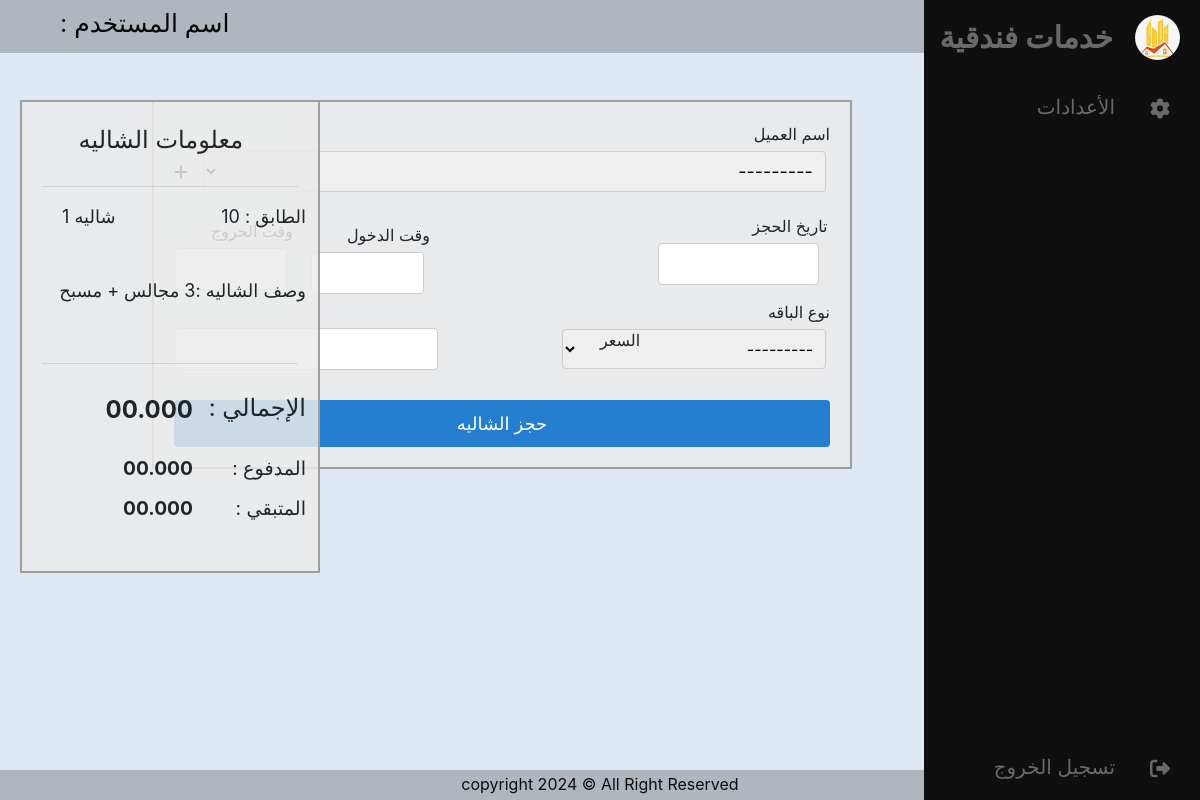
Screenshot of /chalih_book/4 with the database file from the repository.
### system/models.py (models this page shows, shortened)
class Apartmint_chalit(models.Model):
     towers = models.ForeignKey(Towers,on_delete=models.CASCADE,verbose_name='البرج')
     apa_cha_status = models.BooleanField(null=True,verbose_name='الحاله')
     class Meta:
         verbose_name_plural = 'الشقق والشاليهات'
         verbose_name = 'شقه او شاليه'

class Chalets(Apartmint_chalit):
     cha_name = models.CharField(max_length=20,null=False,verbose_name='اسم الشاليه')
     cha_floor = models.CharField(max_length=20,null=True,verbose_name='الطابق')
     cha_discrip = models.TextField(max_length=50,null=True,verbose_name='الوصف')
     cha_status = models.BooleanField(default=True)
     cha_add_datetime = models.DateTimeField(default=datetime.now,verbose_name='تاريخ ووقت الأضافه')
     user = models.ForeignKey(User, on_delete=models.CASCADE,verbose_name='المستخدم')
     def __str__(self):
         return self.cha_name
     class Meta:
         verbose_name_plural = 'الشاليهات'
         verbose_name = 'شاليه'

### system/views.py (the view)
# urls.py: path('chalih_book/<int:id>',views.chalih_book, name='chalih_book'),
def chalih_book(request, id):
    user = request.user
    group = user.groups.all()
    cha_cus = {
        'bookch': Chalets.objects.get(id=id),
        'bunc' : Bunch.objects.all(),
        'form': chbook({'chalits':id }),
        'gr':group, 'u':user,
    }
    if request.method == 'POST':
        addbook = chbook(request.POST)
        if addbook.is_valid():
            addbook.save()
            return redirect('chalih_bookings')
    return render(request, 'pages/booking/chalih_book.html', cha_cus)

### system/form.py
class chbook(forms.ModelForm):
    class Meta:
        model = Reservecha
        fields = [
            'chalits',
            'customers',
            'bunch',
            'res_cha_date',
            'login_time',
            'exit_time',
            'res_cha_price',
            'user',
        ]
        widgets = {
            'customers': forms.Select(attrs={'class':'fullname'}),
            'bunch': forms.Select(attrs={'class':'from-control'}),
            'res_cha_date': forms.DateInput(),
            'login_time': forms.TimeInput(attrs={'class':'rescha'}),
            'exit_time': forms.TimeInput(attrs={'class':'rescha'}),
            'res_cha_price': forms.TextInput(attrs={'class':'rescha'}),
        }

### system/models.py (called while the page is built)
     def __str__(self):
         return self.bun_name

     def __str__(self):
         return self.cus_name

### templates/pages/booking/chalih_book.html (shortened to what this page needs)
{% extends 'base.html' %}
{% block content%}
<form class="form_CB" method="POST" dir="rtl">
              <div class="input-field_CB2" style="direction: rtl;">
                <label class="label_CB3" style="margin-left: 530px;">{{form.customers.label}}</label>
               {{form.customers}}
               <a href="{% url 'clientdata' %}" style=" color: #000;">
                <i class="fas fa-add"></i>
                </a>
               </div>
               <div class="section_CB3">
                  <div class="input-field_CB2" style=" position: relative; left: 360px; bottom: 5px; width: 170px;">
                  <label class="label_CB3">{{form.res_cha_date.label}} </label>
                  {{form.res_cha_date}}
                  </div>
                  <div class="input-field_CB2" style="top: 223px; position: absolute; right: 770px; width: 119px;">
                  <label class="label_CB3"> {{form.login_time.label}} </label>
                  {{form.login_time}}
                  </div>
                </div>
                <div class="section_CB3">
                  <div class="input-field_CB2"  style="margin-top: 17px; width: 119px;">
                    <label class="label_CB3">{{form.exit_time.label}}</label>
                    {{form.exit_time}}
                    </div>
                </div>
                <div class="section_B5">
                  <div class="input-field_CB2" style=" width: 330px; ">
                    <label class="label_CB3">{{form.bunch.label}}</label>
                    {{form.bunch}}
                  </div>
                  <div class="input-field_CB2" style="margin-right: 100px; margin-top: 28px; " >
                    <label class="label_CB3" style="position: absolute; left: 600px;">{{form.res_cha_price.label}}</label>
                    {{form.res_cha_price}}
                  </div>
                </div>
  <div class="button-container_CB5" style="margin-top: 20px;">
    <button type="submit" class="button_CB5">حجز الشاليه</button>
  </div>
  <div class="container_B9" style="height: 473px; width: 300px;" >
    <label class="label_B9" style="position: absolute; right: 5px;">معلومات الشاليه</label> <br><br>
    <hr>
    <label class="label_B9_1" style="position: absolute; right: 2px"> الطابق :   {{bookch.cha_floor}}</label>
    <label class="label_B9_1" style="position: absolute; left: 40px;">   {{bookch.cha_name}}   </label>
    <label class="label_B9_1"  style="position: absolute; top: 150px; right: 2px; margin-top: 25px;"> وصف الشاليه :{{bookch.cha_discrip}} </label><br>
    <br> <br> <br> <br> <br> <hr> <br>
    <label class="label_B9_1" style="font-size: x-large;padding-top: 10px; position: absolute; right: 2px; bottom: 137px;"> الإجمالي  : </label>
    <label class="label_B9_1" id="price" style="font-size: x-large; font-weight: bold; margin-top: 10px;position: absolute; right: 115px;bottom: 135px;">00.000 </label> <br>
    <label class="label_B9_1" style="font-size: larger;position: absolute; bottom: 80px; right: 2px;">المدفوع :</label>
    <label class="label_B9_1" style="font-size: larger; font-weight: bold; margin-top: 10px;position: absolute; right: 115px;bottom: 80px;">00.000 </label>
    <label class="label_B9_1" style="font-size: larger;position: absolute; bottom: 40px; right: 2px;">المتبقي :</label>
    <label class="label_B9_1" style="font-size: larger; font-weight: bold; margin-top: 10px;position: absolute; right: 115px;bottom: 40px;">00.000 </label>
  </div>
</form>
{% endblock %}

### hotel_system/static/css/style.css (style rules this page uses)
* { margin: 0; padding: 0; text-decoration: none; }
body { background: #dfe9f5; direction: rtl; }
.input-field input[type="text"], input[type="search"], input[type="email"], input[type="date"], select { flex: 1; width: calc(100% - 3%); padding: 8px; border: 1px solid #ccc; border-radius: 4px; box-sizing: border-box; }
button[type="submit"] { width: 100%; padding: 10px; background-color: #4CAF50; color: white; border: none; cursor: pointer; border-radius: 4px; }
a { color: white; text-decoration: none; }
a { color: white; }
.section_B5 { display: inline-flex; }
.input-field_B3 input[type="text"], input[type="date"], input[type="time"], select { flex: 1; width: calc(100% - 5%); padding: 8px; border: 1px solid #ccc; border-radius: 4px; box-sizing: border-box; margin-left: 10px; }
.container_B9 { height: 310px; display: inline-table; padding: 20px; border: 2px solid #9f9f9f; background-color: #ebebebd8; position: absolute; top: 100px; left: 20px; }
.label_B9 { text-align: center; padding-right: 70px; font-size: x-large; }
.label_B9_1 { font-size: large; padding-right: 10px ; }
.form_CB { max-width: 700px; flex-direction: column; align-items: center; margin: 0 auto; padding: 20px; border: 2px solid #9f9f9f; background-color: #ebebebd8; margin-top: 100px; margin-right: 348px; }
.section_CB3 { display: inline-flex; }
.input-field_CB2 { margin-bottom: 10px; flex: 1; }
.label_CB3 { display: block; margin-bottom: 5px; float: right; }
.input-field_CB2 input[type="text"], input[type="number"], input[type="date"], input[type="time"], select { flex: 1; width: calc(100% - 5%); padding: 8px; border: 1px solid #ccc; border-radius: 4px; box-sizing: border-box; }
.button_CB5[type="submit"] { width: 100%; padding: 10px; background-color: #247dcf; color: white; border: none; cursor: pointer; border-radius: 4px; font-size: large; }
.fullname { font-size: large; }
input[type="text"] { flex: 1; width: calc(100% - 5%); padding: 8px; border: 1px solid #ccc; border-radius: 4px; box-sizing: border-box; }
.rescha { pointer-events: none; }

### rows the page displays
Chalets: cha_floor "10", cha_name "شاليه 1", cha_discrip "3 مجالس + مسبح"
